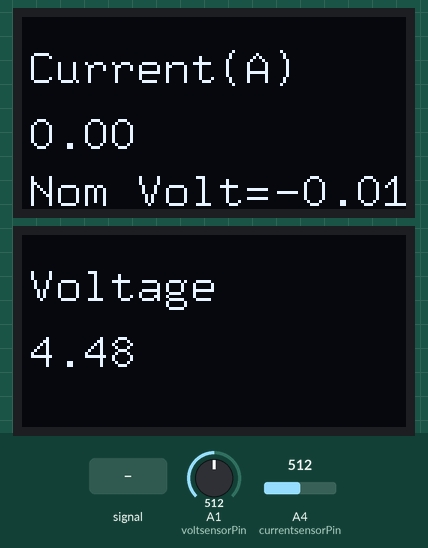
Simulated run of this sketch. Board: Arduino Uno, built with avr-gcc and run on an emulated ATmega328P. Parts: 2 × 128×64 one-colour display. Inputs (shaded band) come from the test bench; at power-on: A4 (currentsensorPin) = 512, A1 (voltsensorPin) = 512.

Above: at 1.3 s.
1.4 s: A4 (currentsensorPin) fed a 200 Hz sine of ±81 counts around its level
At 2.64 s:
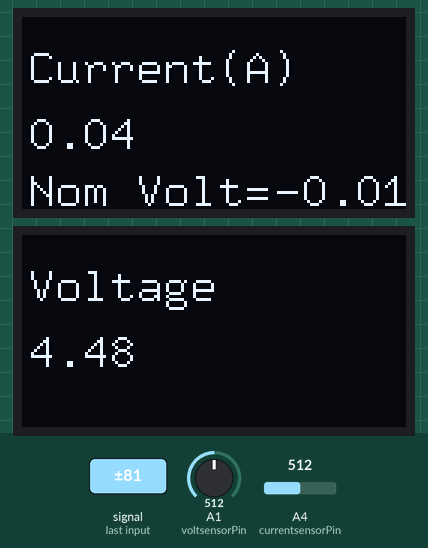
3.9 s: A4 (currentsensorPin) set to 490
At 4.6 s:
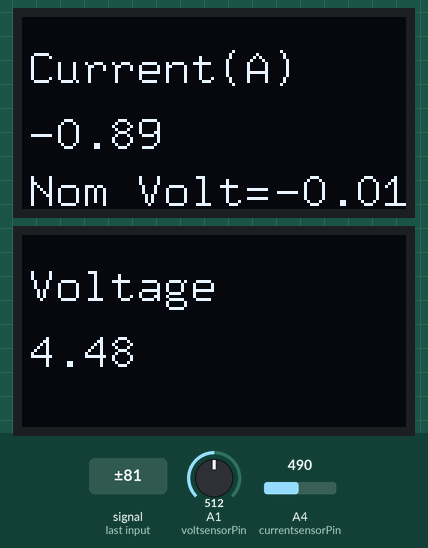
5.5 s: A1 (voltsensorPin) set to 490
At 7.1 s:
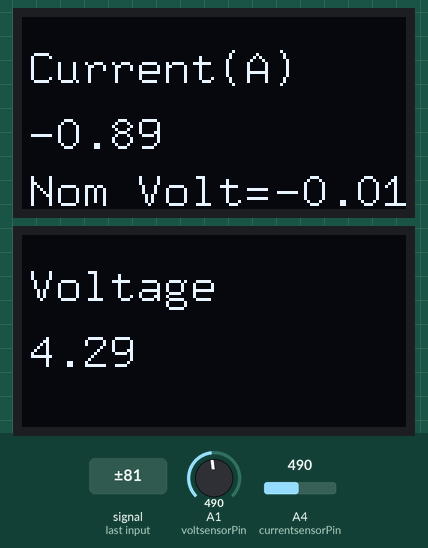
7.5 s: A1 (voltsensorPin) set to 510
At 8.6 s:
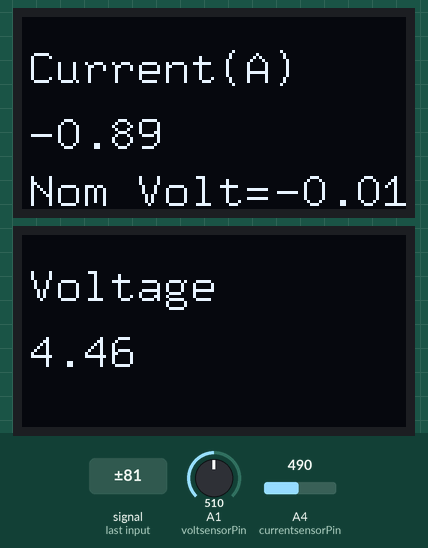
9.4 s: A4 (currentsensorPin) set to 510
At 10.5 s:
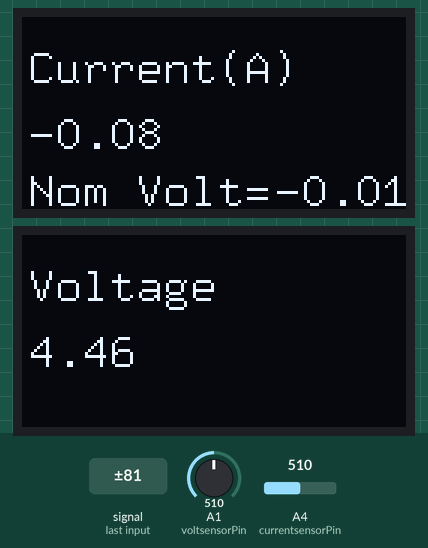
11.2 s: A1 (voltsensorPin) set to 306
At 12.2 s:
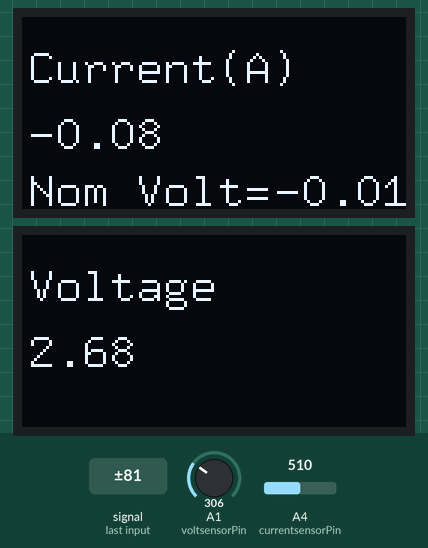
Timing chart, 0 to 13.9 s (numbered marks = the images above; inputs shaded):
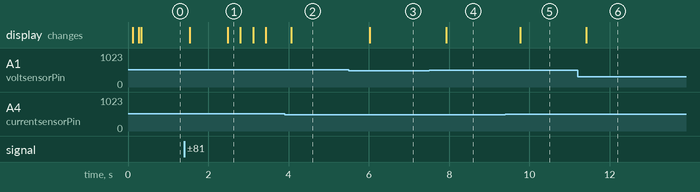

The sketch:

PowerMeter.ino
```cpp
#include <U8g2lib.h>

//This project used dual OLED displays. An I2C 1.3" OLED Display and an SPI 1.5" OLED Display.You can use a single display with smaller font to display all values
//1.3" I2C OLED display
U8G2_SH1106_128X64_NONAME_F_HW_I2C u8g2(U8G2_R0, /* reset=*/ U8X8_PIN_NONE);
//1.5" SPI OLED Display
U8G2_SSD1309_128X64_NONAME0_F_4W_HW_SPI u8g2_2(U8G2_R0, /* cs=*/ 05, /* dc=*/ 2, /* reset=*/ 16);


int voltsensorPin = 15;
int currentsensorPin = 4;
int voltsensorValue = 0;  // variable to store the value coming from the sensor
int currentsensorValue = 0;  // variable to store the value coming from the sensor
float voltagefactor=10.42/0.96; //use actual values as measured by multimeter to avoid error from resistor tolerance
float currentfactor=0.02;//20mA/volt for ACS 758 100ECB
float nominalvoltage=0;  //nominal voltage measured at zero current from ACS 758. This value will be subtracted from measured voltage to calculate current
float voltage=0;  //voltage measured at ACS758


void setup() {
  Serial.begin(115200);
  int sum=0;
  for(int x=0;x<500;x++)

  {
    sum=sum+analogRead(currentsensorPin);
  }
  sum=sum/500; //Current sensor out put has high variance. To reduce this variance, average of a lot of readings is used
 nominalvoltage = 3.3*(float(sum)/4095);//ESP32 has 12 bit ADC thus 4095 max value and this is corresponding to 3.3v

    u8g2.setBusClock(100000); //important to set bus clock at 1MHz otherwise other devices on I2C bus may not work
  u8g2.begin();
  u8g2_2.begin();

   u8g2.setFont(u8g2_font_9x15_mr);  // choose a suitable font
   u8g2_2.setFont(u8g2_font_9x15_mr);  // choose a suitable font
   //u8g2_2.setFont(u8g2_font_9x15_mr);  // choose a suitable font
 // u8g2.setFont(u8g2_font_6x12_mr);  // choose a suitable font
 }

void loop() {
  // read the value from the sensor:
   voltsensorValue = analogRead(voltsensorPin);

   int sum=0;
  for(int x=0;x<500;x++)

  {
    sum=sum+analogRead(currentsensorPin);
  }
 currentsensorValue=sum/500;

voltage=3.3*float(currentsensorValue)/4095;

  u8g2.clearBuffer();  // clear the internal memory
 u8g2.drawStr(2,22,"Current(A)");

    u8g2.setCursor(02,44);
  u8g2.print(String((voltage-nominalvoltage)/currentfactor));
   u8g2.setCursor(02,63);
  u8g2.print(String("Nom Volt= "));
  u8g2.setCursor(84,63);
  u8g2.print(String(nominalvoltage));
  u8g2.sendBuffer();          // transfer internal memory to the display
   u8g2_2.clearBuffer();  // clear the internal memory
  u8g2_2.drawStr(2,22,"Voltage"); // write something to the internal memory

    u8g2_2.setCursor(02,44);
  u8g2_2.print(String(voltagefactor*3.3*(float(voltsensorValue)/4095)));
  u8g2_2.sendBuffer();          // transfer internal memory to the display

  delay(100);

}
```

Measured:
- after the input at 1.4 s, the display: first changes after 0.14 s (image 1 shows a later state)
- after the input at 5.5 s, the display: changes after 0.53 s (image 3)
- after the input at 7.5 s, the display: changes after 0.43 s (image 4)
- after the input at 9.4 s, the display: changes after 0.38 s (image 5)
- after the input at 11.2 s, the display: changes after 0.22 s (image 6)
